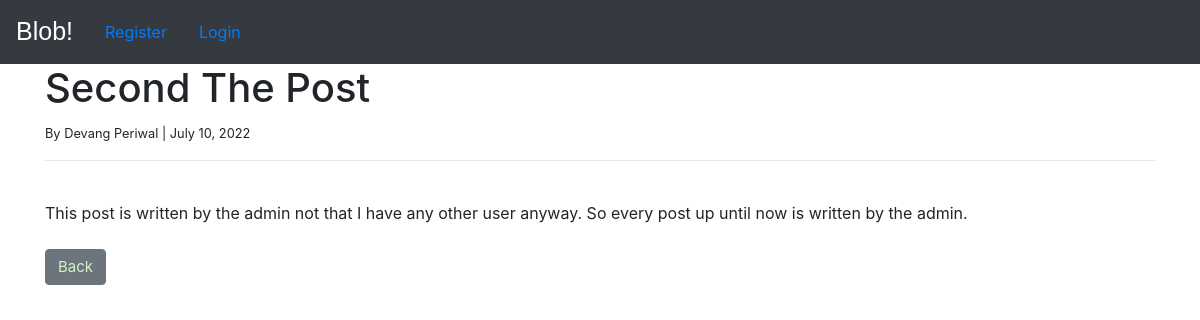
The app's page /article/2 with its own data.
### blob/models.py (models this page shows, shortened)
class Post(models.Model):
    title = models.CharField(max_length=255)
    author = models.ForeignKey(User, on_delete=models.CASCADE)
    body = models.TextField()
    post_date = models.DateField(auto_now_add=True)
    category = models.CharField(max_length=255, default='coding')

### blob/views.py (the view)
# urls.py: path('article/<int:pk>', ArticleDetailview.as_view(), name='article-detail'),
class ArticleDetailview(DetailView):
    model = Post

### templates/blob/post_detail.html (shortened to what this page needs)
{% extends 'base.html' %}
{% block content %}
<h1 style="text-transform: capitalize;">{{post.title}}</h1>
<small>By
     {{post.author.first_name}} {{post.author.last_name}}
     | {{post.post_date}}
</small>
<hr>
<br>
{{post.body|safe}}
<br>
<br>
<a href="{% url 'home'%}" class="btn btn-secondary" style="font-size:15px; color:rgb(213, 242, 196)">Back</a>
{% endblock %}

### records on screen
Post: title "Second The Post", author.first_name "Devang", author.last_name "Periwal", post_date "July 10, 2022", body "This post is written by the admin not that I have any other user anyway. So every post up until now is written by the admin."
